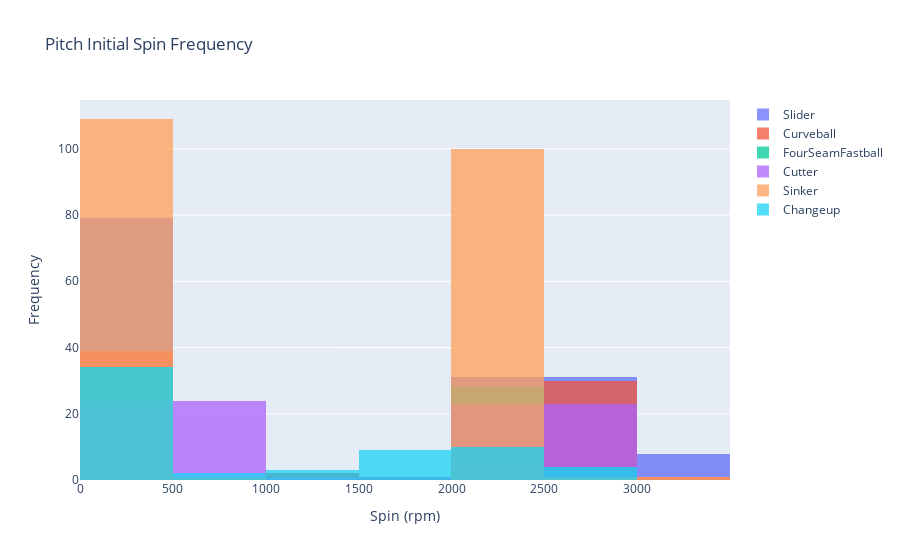

Notebook source saved alongside this figure:
### Code cell
# Overlay
fig = go.Figure()
for i in range(len(pitch_type_types)):
    fig.add_trace(go.Histogram(x=pitch_speed[i], name=pitch_type_types[i]))
    
# Overlay both histograms
fig.update_layout(barmode='overlay', title_text='Pitch Initial Spin Frequency')
fig.update_xaxes(title_text="Spin (rpm)")
fig.update_yaxes(title_text="Frequency")

# Reduce opacity to see both histograms
fig.update_traces(opacity=0.75)
fig.show()

# fig.write_image("Pitch Initial Spin Frequency Histogram.png", engine='kaleido')

### Figure 1 — Plotly figure (JSON) as saved in the notebook; plotly's stock layout.template omitted (floating-point values rounded to 4 significant figures; data arrays with more than 128 entries replaced by an {"elided": "..."} marker saying what was removed)
{"data": [{"name": "Slider", "opacity": 0.75, "type": "histogram", "x": {"elided": "153 int values"}}, {"name": "Curveball", "opacity": 0.75, "type": "histogram", "x": [79, 78, 79, 79, 79, 77, 79, 78, 78, 78, 77, 78, 77, 71, 78, 79, 78, 78, 79, 79, 77, 77, 82, 78, 78, 77, 81, 78, 80, 81, 78, 83, 80, 78, 78, 78, 72, 77, 81, 2930, 2280, 2900, 2830, 2850, 2900, 2920, 2890, 2950, 2730, 2860, 2860, 2870, 2580, 2860, 2900, 2830, 2920, 2350, 2950, 2850, 2950, 2830, 2390, 2900, 1620, 1070, 2860, 2860, 1370, 2420, 3180, 2990, 2880, 2890, 2980, 2400, 2780, 2890]}, {"name": "FourSeamFastball", "opacity": 0.75, "type": "histogram", "x": [93, 93, 92, 90, 93, 95, 90, 96, 93, 93, 93, 91, 93, 97, 92, 90, 97, 92, 92, 96, 91, 93, 91, 90, 91, 93, 94, 92, 96, 91, 90, 94, 91, 2500, 2180, 2350, 2420, 2490, 2290, 2360, 2340, 2140, 2500, 2530, 2170, 2400, 2260, 2380, 2090, 2260, 2260, 110, 2200, 2410, 2460, 2120, 2440, 2200, 2480, 2230, 2320, 2270, 2360, 2700, 2440, 2190]}, {"name": "Cutter", "opacity": 0.75, "type": "histogram", "x": [88, 92, 87, 90, 88, 87, 87, 90, 87, 90, 90, 86, 87, 87, 90, 87, 93, 88, 89, 86, 89, 86, 88, 88, 2860, 2840, 2870, 2190, 2770, 2750, 2740, 2980, 2910, 2960, 2420, 2960, 2880, 2860, 2900, 2750, 2430, 1980, 2670, 2910, 2220, 2670, 2880, 2690]}, {"name": "Sinker", "opacity": 0.75, "type": "histogram", "x": {"elided": "212 int values"}}, {"name": "Changeup", "opacity": 0.75, "type": "histogram", "x": [86, 86, 84, 84, 86, 83, 83, 85, 84, 85, 86, 85, 86, 81, 85, 85, 84, 86, 85, 85, 87, 86, 85, 85, 85, 86, 84, 86, 81, 86, 84, 1650, 1760, 1960, 1620, 1560, 1470, 2350, 2350, 20, 2360, 2510, 1820, 1910, 1070, 2330, 2390, 200, 1650, 2550, 2330, 1700, 700, 600, 2520, 2410, 2350, 2540, 2090, 1230, 120, 2420]}], "layout": {"barmode": "overlay", "title": {"text": "Pitch Initial Spin Frequency"}, "xaxis": {"title": {"text": "Spin (rpm)"}}, "yaxis": {"title": {"text": "Frequency"}}}}
